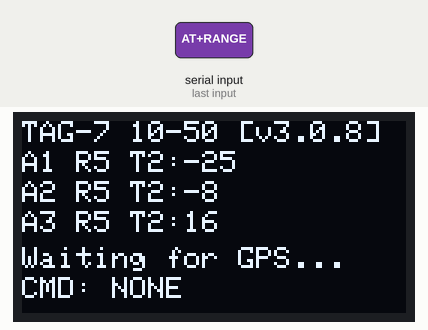
A sketch run on a simulated ESP32. Shown: 128×64 one-colour display. The test bench sets the inputs (shaded band). The modem accepts every AT command (registered, SIM ready, sends succeed) and sends nothing else; what the sketch prints to the serial monitor is not drawn.

10.4 s: "AT+RANGE\n" received over the second serial link
Above: at 10.7 s.
Timing chart, 0 to 13.4 s (numbered marks = the images above; inputs shaded):
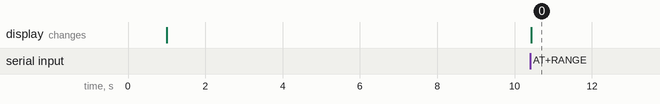

The sketch:

Tag_sender_v3_0_8.ino
```cpp
/*
 * =====================================================
 * TAG SENDER v3.0.8 - ปรับปรุงสมการใหม่
 * =====================================================
 * BASE: v3.0.7 (GPS Trilateration + Bidirectional)
 * NEW FEATURES:
 * - อัพเดทสมการ Regression ใหม่ จากไฟล์ regression_compare_old_vs_new_v3_0_7.xlsx
 * - ใช้สมการแบบ 'new' ที่มีความแม่นยำสูงขึ้น (RMSE และ MAE ต่ำกว่า)
 * - คงฟีเจอร์อื่นๆ เดิมไว้ทั้งหมด (GPS Trilateration, Bidirectional)
 * - แก้ไข ESP-NOW callback signatures สำหรับ IDF 5.5+ compatibility
 *
 * Platform: ESP32 Arduino Core v3.x (IDF 5.x)
 * Date: 2026-01-16
 * =====================================================
 */

#include <Arduino.h>
#include <Wire.h>
#include <Adafruit_GFX.h>
#include <Adafruit_SSD1306.h>
#include <esp_now.h>
#include <WiFi.h>
#include <esp_wifi.h>
#include <esp_mac.h>
#include <math.h>

// ==================== CONFIGURATION ====================
#define TAG_ID           7
#define I2C_SDA          39
#define I2C_SCL          38
#define IO_RXD2          18
#define IO_TXD2          17
#define UWB_RST          16

static const char* FW_VERSION = "v3.0.8-NewEq";

// ⚠️ ใส่ MAC Address ของ NODE Gateway ที่นี่ (ตัวอย่าง: AA:BB:CC:DD:EE:FF)
uint8_t NODE_PEER_MAC[6] = { 0x30, 0xED, 0xA0, 0x1F, 0x00, 0x24 };

static const uint8_t ESPNOW_CHANNEL = 11;

// ==================== NEW REGRESSION COEFFICIENTS (v3.0.8) ====================
// Based on regression_compare_old_vs_new_v3_0_7.xlsx - 'new' equations
// สมการใหม่มีความแม่นยำสูงกว่า (RMSE และ MAE ต่ำกว่า)

const float LINEAR_A_NEW[6][3] = {
  {-8.444002, -19.539761, -9.925643},
  {-17.328058, -9.381345, -14.598817},
  {-41.465105, -22.955749, -40.430076},
  {-9.863671, -18.451526, 239.121862},
  {-222.590712, -1050.403936, -756.825359},
  {3000.000000, 3000.000000, 3000.000000},
};

const float LINEAR_B_NEW[6][3] = {
  {0.596695226438, 0.810139165010, 0.596864951768},
  {0.698216027643, 0.596750954644, 0.664883029405},
  {0.959160504358, 0.865906859305, 0.953018190500},
  {0.928290529636, 0.847455072475, 0.567954261162},
  {1.076949637108, 1.445004233258, 1.288055580525},
  {0.000000000000, 0.000000000000, 0.000000000000},
};

const float POLY_P0_NEW[6][3] = {
  {-35.528340, -10.404021, 20.320618},
  {3.097516, -8.117261, -15.613270},
  {-25.341996, -78.984475, 27.474012},
  {-1713.639273, 1594.617826, 1110.883535},
  {623.121797, -1528.162938, -649.214437},
  {3000.000000, 3000.000000, 3000.000000},
};

const float POLY_P1_NEW[6][3] = {
  {2.155286571925, 0.371610552507, -0.956862212445},
  {0.120940136949, 0.560813653495, 0.692768034790},
  {0.793531606424, 1.460499206127, 0.211756803372},
  {6.252989621387, -3.821157545724, -2.075813099053},
  {0.070081991541, 1.927636472982, 1.177509699218},
  {0.000000000000, 0.000000000000, 0.000000000000},
};

const float POLY_P2_NEW[6][3] = {
  {-0.022126982649569301, 0.005201227377292300, 0.019517983128906999},
  {0.003929703573457400, 0.000246289901249000, -0.000185185166636600},
  {0.000354349435176600, -0.001227830807574900, 0.001650409095546900},
  {-0.004048981891561800, 0.003318121619088500, 0.001939293782087000},
  {0.000255336760929700, -0.000113309369010500, 0.000025890862117756},
  {0.000000000000000000, 0.000000000000000000, 0.000000000000000000},
};

// ==================== HELPER FUNCTIONS ====================
int getDistanceRange(float raw_cm) {
  if (raw_cm < 50.0f) return 0;
  else if (raw_cm < 100.0f) return 1;
  else if (raw_cm < 500.0f) return 2;
  else if (raw_cm < 1000.0f) return 3;
  else if (raw_cm < 3000.0f) return 4;
  else return 5;
}

const char* getRangeLabel(int range) {
  switch (range) {
    case 0: return "10-50";
    case 1: return "50-100";
    case 2: return "100-500";
    case 3: return "500-1k";
    case 4: return "1k-3k";
    case 5: return "3k+";
    default: return "UNK";
  }
}

float getRegressionValue_Type1(float raw_cm, int anchor_idx) {
  int range = getDistanceRange(raw_cm);
  return LINEAR_A_NEW[range][anchor_idx] + LINEAR_B_NEW[range][anchor_idx] * raw_cm;
}

float getRegressionValue_Type2(float raw_cm, int anchor_idx) {
  int range = getDistanceRange(raw_cm);
  float p0 = POLY_P0_NEW[range][anchor_idx];
  float p1 = POLY_P1_NEW[range][anchor_idx];
  float p2 = POLY_P2_NEW[range][anchor_idx];
  return p0 + p1 * raw_cm + p2 * raw_cm * raw_cm;
}

// ==================== DATA STRUCTURES ====================

// โครงสร้างข้อมูลส่งไป Node (Uplink)
typedef struct __attribute__((packed)) {
  uint8_t  role;
  uint8_t  tag_id;
  uint8_t  reserved;
  uint8_t  a_count;
  uint32_t seq;
  uint32_t msec;

  int16_t  A1_raw, A2_raw, A3_raw;
  int16_t  A1_reg1, A2_reg1, A3_reg1;
  int16_t  A1_reg2, A2_reg2, A3_reg2;

  int32_t  tag_lat_e6;  // Lat * 1e6
  int32_t  tag_lng_e6;  // Lng * 1e6
} espnow_pkt_t;

// ⭐ โครงสร้างรับคำสั่งจาก Node (Downlink)
typedef struct __attribute__((packed)) {
  char command[20];     // "START", "STOP", "GOTO", "RETURN", "EMERGENCY_STOP"
  float target_x;       // เป้าหมาย X
  float target_y;       // เป้าหมาย Y
  bool emergency_stop;
  uint32_t timestamp;
} UWB_Command_Downlink;

// โครงสร้างรับข้อมูลจาก Anchor (GPS)
typedef struct __attribute__((packed)) {
  int id;           // Anchor ID (1, 2, 3)
  float lat;        // Latitude
  float lng;        // Longitude
  bool valid;       // GPS Fix Status
} anchor_gps_t;

// ==================== GLOBAL VARIABLES ====================
Adafruit_SSD1306 display(128, 64, &Wire, -1);
HardwareSerial SERIAL_AT(2);

String  rxLine;
int     range_list[8] = {0};
float   rssi_list[8]  = {0};
uint32_t last_seq     = 0;

bool     espnow_ready     = false;
uint32_t tx_seq           = 0;

float prev_A1_cm = 0.0f, prev_A2_cm = 0.0f, prev_A3_cm = 0.0f;
float raw_A1_cm = 0.0f, raw_A2_cm = 0.0f, raw_A3_cm = 0.0f;
float reg1_A1_cm = 0.0f, reg1_A2_cm = 0.0f, reg1_A3_cm = 0.0f;
float reg2_A1_cm = 0.0f, reg2_A2_cm = 0.0f, reg2_A3_cm = 0.0f;

uint32_t last_uwb_packet_time = 0;

// ตัวแปร GPS & Position
anchor_gps_t anchor_positions[3];
bool anchor_gps_ready[3] = {false, false, false};
float tag_latitude = 0.0;
float tag_longitude = 0.0;
bool tag_position_valid = false;

// ตัวแปรคำสั่ง
UWB_Command_Downlink receivedCommand;

// ==================== TRILATERATION LOGIC (v3.0.6) ====================

// แปลง Degree เป็น Radian
float toRad(float degree) { return degree * PI / 180.0; }
// แปลง Radian เป็น Degree
float toDeg(float rad) { return rad * 180.0 / PI; }

// คำนวณระยะทางระหว่างพิกัด GPS 2 จุด (Haversine) - return เป็นเมตร
float calculateGPSDistance(float lat1, float lng1, float lat2, float lng2) {
  float R = 6371000.0; // รัศมีโลก (เมตร)
  float dLat = toRad(lat2 - lat1);
  float dLon = toRad(lng2 - lng1);
  float a = sin(dLat / 2) * sin(dLat / 2) +
            cos(toRad(lat1)) * cos(toRad(lat2)) *
            sin(dLon / 2) * sin(dLon / 2);
  float c = 2 * atan2(sqrt(a), sqrt(1 - a));
  return R * c;
}

// ฟังก์ชันคำนวณตำแหน่ง Tag จากระยะทาง 3 วงกลม (Trilateration แบบง่ายบนระนาบ)
void updateTrilateration() {
  // ตรวจสอบว่ามีข้อมูลครบหรือไม่
  if (!anchor_gps_ready[0] || !anchor_gps_ready[1] || !anchor_gps_ready[2]) return;
  if (raw_A1_cm <= 0 || raw_A2_cm <= 0 || raw_A3_cm <= 0) return;

  // ใช้ระยะทางที่ผ่าน Regression Type 2 (แม่นยำที่สุด) แปลงเป็นเมตร
  float d1 = reg2_A1_cm / 100.0;
  float d2 = reg2_A2_cm / 100.0;
  float d3 = reg2_A3_cm / 100.0;

  // แปลงพิกัด GPS เป็นพิกัด X,Y ในหน่วยเมตร (โดยให้ A1 เป็นจุดอ้างอิง 0,0)
  // หมายเหตุ: วิธีนี้เป็นการประมาณบนระนาบเล็กๆ (Local Tangent Plane)
  float lat0 = anchor_positions[0].lat;
  float lng0 = anchor_positions[0].lng;

  // พิกัด A1 (0,0)
  float x1 = 0;
  float y1 = 0;

  // พิกัด A2 เทียบ A1
  float x2 = calculateGPSDistance(lat0, lng0, lat0, anchor_positions[1].lng);
  if (anchor_positions[1].lng < lng0) x2 = -x2;
  float y2 = calculateGPSDistance(lat0, lng0, anchor_positions[1].lat, lng0);
  if (anchor_positions[1].lat < lat0) y2 = -y2;

  // พิกัด A3 เทียบ A1
  float x3 = calculateGPSDistance(lat0, lng0, lat0, anchor_positions[2].lng);
  if (anchor_positions[2].lng < lng0) x3 = -x3;
  float y3 = calculateGPSDistance(lat0, lng0, anchor_positions[2].lat, lng0);
  if (anchor_positions[2].lat < lat0) y3 = -y3;

  // สูตร Trilateration
  // A = 2*x2, B = 2*y2
  // C = 2*x3, D = 2*y3
  // E = d1^2 - d2^2 - x1^2 + x2^2 - y1^2 + y2^2
  // F = d1^2 - d3^2 - x1^2 + x3^2 - y1^2 + y3^2

  float A = 2 * x2;
  float B = 2 * y2;
  float C = 2 * x3;
  float D = 2 * y3;
  float E = (d1*d1) - (d2*d2) + (x2*x2) + (y2*y2);
  float F = (d1*d1) - (d3*d3) + (x3*x3) + (y3*y3);

  // แก้สมการหา x, y ของ Tag
  float tag_x = (E*D - B*F) / (A*D - B*C);
  float tag_y = (A*F - E*C) / (A*D - B*C);

  // แปลงกลับเป็น GPS (lat, lng) จาก A1 (lat0, lng0)
  // 1 degree lat approx 111320 meters
  // 1 degree lng approx 111320 * cos(lat) meters
  float meters_per_deg_lat = 111320.0;
  float meters_per_deg_lng = 111320.0 * cos(toRad(lat0));

  tag_latitude  = lat0 + (tag_y / meters_per_deg_lat);
  tag_longitude = lng0 + (tag_x / meters_per_deg_lng);
  tag_position_valid = true;
}

// ==================== OLED FUNCTIONS ====================
void drawScreen(float rawA1, float rawA2, float rawA3,
                float r1A1, float r1A2, float r1A3,
                float r2A1, float r2A2, float r2A3) {
  display.clearDisplay();
  display.setTextColor(SSD1306_WHITE);
  display.setTextSize(1);

  // Line 1: ID & Status
  display.setCursor(0, 0);
  display.printf("TAG-%d %s [v3.0.8]", TAG_ID, getRangeLabel(getDistanceRange(rawA1)));
  if (tag_position_valid) display.print(" GPS");

  // Line 2: A1
  display.setCursor(0, 10);
  display.printf("A1 R%.0f T2:%.0f", rawA1, r2A1);

  // Line 3: A2
  display.setCursor(0, 20);
  display.printf("A2 R%.0f T2:%.0f", rawA2, r2A2);

  // Line 4: A3
  display.setCursor(0, 30);
  display.printf("A3 R%.0f T2:%.0f", rawA3, r2A3);

  // Line 5: Lat/Lng (ถ้ามี)
  display.setCursor(0, 42);
  if (tag_position_valid) {
    display.printf("%.5f, %.5f", tag_latitude, tag_longitude);
  } else {
    display.print("Waiting for GPS...");
  }

  // Line 6: Last Command
  display.setCursor(0, 52);
  display.printf("CMD: %s", receivedCommand.command[0] ? receivedCommand.command : "NONE");

  display.display();
}

// ==================== ESP-NOW CALLBACKS ====================

// Callback เมื่อได้รับข้อมูล (รองรับทั้ง Anchor GPS และ Node Command)
// Updated for ESP32 Arduino Core v3.x (IDF 5.5+)
void OnDataRecv(const esp_now_recv_info *recv_info, const uint8_t *data, int data_len) {
  // กรณี 1: รับ GPS จาก Anchor (ขนาดข้อมูล = sizeof(anchor_gps_t))
  if (data_len == sizeof(anchor_gps_t)) {
    anchor_gps_t recv_anchor;
    memcpy(&recv_anchor, data, sizeof(recv_anchor));

    if (recv_anchor.id >= 1 && recv_anchor.id <= 3) {
      anchor_positions[recv_anchor.id - 1] = recv_anchor;
      anchor_gps_ready[recv_anchor.id - 1] = true;
      // Serial.printf("[ESP-NOW] Updated Anchor %d GPS\n", recv_anchor.id);
    }
  }
  // กรณี 2: รับคำสั่งจาก Node (ขนาดข้อมูล = sizeof(UWB_Command_Downlink))
  else if (data_len == sizeof(UWB_Command_Downlink)) {
    memcpy(&receivedCommand, data, sizeof(receivedCommand));
    Serial.printf("[CMD] %s X:%.1f Y:%.1f STOP:%d\n",
                  receivedCommand.command, receivedCommand.target_x,
                  receivedCommand.target_y, receivedCommand.emergency_stop);

    // ดำเนินการคำสั่ง (Execute)
    if (receivedCommand.emergency_stop) {
      Serial.println("!!! EMERGENCY STOP !!!");
      // TODO: หยุดมอเตอร์ทันที
    }
  }
}

// Updated for ESP32 Arduino Core v3.x (IDF 5.5+)
void onEspNowSent(const wifi_tx_info_t *info, esp_now_send_status_t status) {
  // Serial.print(status == ESP_NOW_SEND_SUCCESS ? "." : "x"); // ลดการปริ้นท์
}

// ==================== UWB PARSING & SENDING ====================

void sendNow_AllData() {
  if (!espnow_ready) return;

  espnow_pkt_t p{};
  p.role    = 0;
  p.tag_id  = TAG_ID;
  p.a_count = 3;
  p.seq     = ++tx_seq;
  p.msec    = millis();

  p.A1_raw = (int16_t)raw_A1_cm;
  p.A2_raw = (int16_t)raw_A2_cm;
  p.A3_raw = (int16_t)raw_A3_cm;

  p.A1_reg1 = (int16_t)reg1_A1_cm;
  p.A2_reg1 = (int16_t)reg1_A2_cm;
  p.A3_reg1 = (int16_t)reg1_A3_cm;

  p.A1_reg2 = (int16_t)reg2_A1_cm;
  p.A2_reg2 = (int16_t)reg2_A2_cm;
  p.A3_reg2 = (int16_t)reg2_A3_cm;

  // ส่งพิกัดที่คำนวณได้ไปด้วย (คูณ 1 ล้านเพื่อส่งเป็น int)
  p.tag_lat_e6 = (int32_t)(tag_latitude * 1000000);
  p.tag_lng_e6 = (int32_t)(tag_longitude * 1000000);

  esp_err_t err = esp_now_send(NODE_PEER_MAC, (uint8_t*)&p, sizeof(p));
}

String sendAT(const String &cmd, uint32_t timeout_ms = 800, bool echo = false) {
  String resp;
  if (echo) Serial.println(cmd);
  SERIAL_AT.println(cmd);
  uint32_t t0 = millis();
  while (millis() - t0 < timeout_ms) {
    while (SERIAL_AT.available()) resp += (char)SERIAL_AT.read();
  }
  return resp;
}

void parseRange(const String &line) {
  // (Logic เดิม)
  int s1 = line.indexOf("seq:");
  if (s1 >= 0) {
    int comma = line.indexOf(",", s1);
    last_seq = (uint32_t)line.substring(s1 + 4, (comma < 0) ? line.length() : comma).toInt();
  }

  for (int i = 0; i < 8; i++) {
    range_list[i] = 0;
  }

  int idx1 = line.indexOf("range:(");
  int idx2 = (idx1 >= 0) ? line.indexOf(")", idx1) : -1;
  if (idx1 >= 0 && idx2 > idx1) {
    String sr = line.substring(idx1 + 7, idx2);
    int last = 0;
    for (int i = 0; i < 8 && last < (int)sr.length(); i++) {
      int c = sr.indexOf(',', last);
      range_list[i] = sr.substring(last, (c < 0) ? sr.length() : c).toInt();
      last = (c < 0) ? sr.length() : c + 1;
    }
  }

  raw_A1_cm = (float)range_list[0];
  raw_A2_cm = (float)range_list[1];
  raw_A3_cm = (float)range_list[2];

  // Validation
  if (raw_A1_cm < 5.0f) raw_A1_cm = 5.0f;
  if (raw_A2_cm < 5.0f) raw_A2_cm = 5.0f;
  if (raw_A3_cm < 5.0f) raw_A3_cm = 5.0f;

  if (raw_A1_cm > 10000.0f) raw_A1_cm = prev_A1_cm;
  if (raw_A2_cm > 10000.0f) raw_A2_cm = prev_A2_cm;
  if (raw_A3_cm > 10000.0f) raw_A3_cm = prev_A3_cm;

  prev_A1_cm = raw_A1_cm;
  prev_A2_cm = raw_A2_cm;
  prev_A3_cm = raw_A3_cm;

  last_uwb_packet_time = millis();

  // Regression Calculation (ใช้สมการใหม่)
  reg1_A1_cm = getRegressionValue_Type1(raw_A1_cm, 0);
  reg1_A2_cm = getRegressionValue_Type1(raw_A2_cm, 1);
  reg1_A3_cm = getRegressionValue_Type1(raw_A3_cm, 2);

  reg2_A1_cm = getRegressionValue_Type2(raw_A1_cm, 0);
  reg2_A2_cm = getRegressionValue_Type2(raw_A2_cm, 1);
  reg2_A3_cm = getRegressionValue_Type2(raw_A3_cm, 2);

  // คำนวณตำแหน่ง (Trilateration)
  updateTrilateration();

  // Debug Output
  Serial.printf(
    "[DATA] R:%.0f,%.0f,%.0f | Pos: %.6f, %.6f (%s)\n",
    raw_A1_cm, raw_A2_cm, raw_A3_cm,
    tag_latitude, tag_longitude,
    tag_position_valid ? "VALID" : "NO FIX"
  );

  // Update Display
  drawScreen(raw_A1_cm, raw_A2_cm, raw_A3_cm,
             reg1_A1_cm, reg1_A2_cm, reg1_A3_cm,
             reg2_A1_cm, reg2_A2_cm, reg2_A3_cm);
}

// ==================== SETUP ====================
void setup() {
  Serial.begin(115200);
  delay(1000);

  Serial.println("\n=== TAG SENDER v3.0.8 (ปรับปรุงสมการใหม่) ===");

  // 1. ⚠️ แก้ปัญหา WiFi Connecting Error
  WiFi.persistent(false);   // ปิดการบันทึกค่า WiFi ลง Flash
  WiFi.disconnect(true);    // ตัดการเชื่อมต่อเก่าที่ค้างอยู่
  WiFi.mode(WIFI_STA);      // ตั้งโหมดเป็น Station (แต่ไม่ Connect AP)

  esp_wifi_set_ps(WIFI_PS_NONE);
  esp_wifi_set_channel(ESPNOW_CHANNEL, WIFI_SECOND_CHAN_NONE);

  // แสดง MAC Address (เพื่อเช็คว่าถูกต้องหรือไม่)
  Serial.print("[INFO] My MAC: ");
  Serial.println(WiFi.macAddress());

  // 2. Hardware Init
  pinMode(UWB_RST, OUTPUT);
  digitalWrite(UWB_RST, HIGH);

  SERIAL_AT.begin(115200, SERIAL_8N1, IO_RXD2, IO_TXD2);

  Wire.begin(I2C_SDA, I2C_SCL);
  if(!display.begin(SSD1306_SWITCHCAPVCC, 0x3C)) {
    Serial.println("SSD1306 allocation failed");
  }
  display.clearDisplay();
  display.display();

  // 3. UWB Config
  sendAT("AT?");
  sendAT("AT+RESTORE", 2000);
  char cfg[40];
  sprintf(cfg, "AT+SETCFG=%d,0,1,1", TAG_ID); // Role 0 = Tag
  sendAT(cfg, 1000);
  sendAT("AT+SETCAP=4,10,1", 1000); // 4 Anchors max
  sendAT("AT+SETRPT=1", 800);
  sendAT("AT+SAVE", 500);
  sendAT("AT+RESTART", 2000);

  // 4. ESP-NOW Init
  if (esp_now_init() != ESP_OK) {
    Serial.println("Error initializing ESP-NOW");
    return;
  }

  esp_now_register_send_cb(onEspNowSent);
  esp_now_register_recv_cb(OnDataRecv); // ⭐ ลงทะเบียนรับข้อมูล (GPS + CMD)

  // 5. Add Peer (Node)
  esp_now_peer_info_t peerInfo;
  memset(&peerInfo, 0, sizeof(peerInfo));
  memcpy(peerInfo.peer_addr, NODE_PEER_MAC, 6);
  peerInfo.channel = ESPNOW_CHANNEL;
  peerInfo.encrypt = false;

  if (esp_now_add_peer(&peerInfo) != ESP_OK) {
    Serial.println("Failed to add peer");
  } else {
    Serial.println("Node Peer Added");
    espnow_ready = true;
  }

  Serial.println("✓ Initialization Complete - Using NEW Regression Equations");
}

// ==================== MAIN LOOP ====================
void loop() {
  // Smart Polling Logic
  static uint32_t t_last_poll = 0;
  if (millis() - last_uwb_packet_time > 500) {
    if (millis() - t_last_poll > 500) {
      sendAT("AT+RDATA", 0);
      t_last_poll = millis();
    }
  }

  // อ่านข้อมูลจาก UWB
  while (SERIAL_AT.available()) {
    char c = SERIAL_AT.read();
    if (c == '\n') {
      if (rxLine.startsWith("AT+RANGE")) {
        parseRange(rxLine);
      }
      rxLine = "";
    } else if (c != '\r') {
      if (rxLine.length() < 200) rxLine += c;
      else rxLine = "";
    }
  }

  // ส่งข้อมูลไป Node ทุก 200ms
  static uint32_t t_espnow = 0;
  if (millis() - t_espnow > 200) {
    sendNow_AllData();
    t_espnow = millis();
  }

  // UWB Watchdog
  if (millis() - last_uwb_packet_time > 3000 && last_uwb_packet_time > 0) {
    // Reset UWB if silent
    digitalWrite(UWB_RST, LOW);
    delay(50);
    digitalWrite(UWB_RST, HIGH);
    last_uwb_packet_time = millis();
  }
}
```

Measured:
- after the input at 10.4 s, the display: changes at once (image 0)
